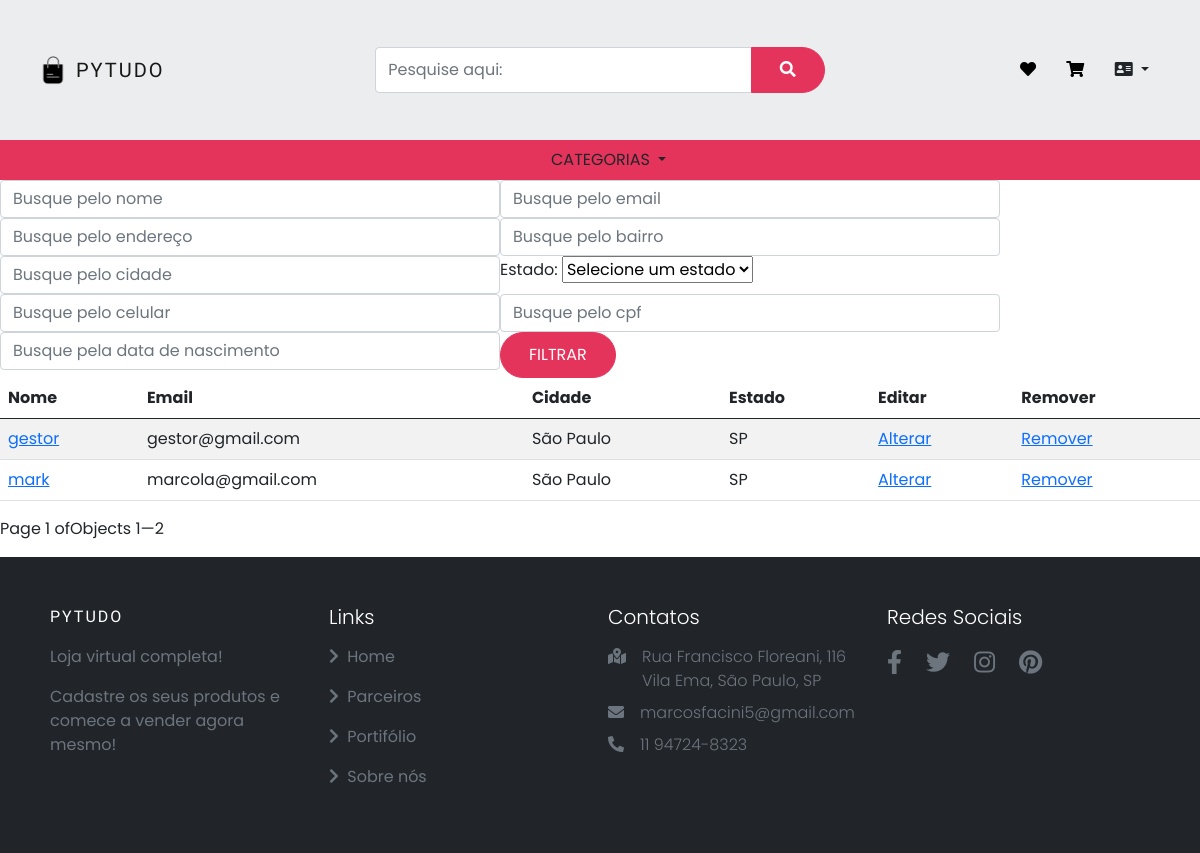
The page /usuarios/listar_usuarios/ on the database its author committed.
### usuarios/models.py (models this page shows, shortened)
class Usuarios(models.Model):
    ESTADOS_BRASILEIROS = (
        ('AC', 'Acre'),
        ('AL', 'Alagoas'),
        ('AP', 'Amapá'),
        ('AM', 'Amazonas'),
        ('BA', 'Bahia'),
        ('CE', 'Ceará'),
        ('DF', 'Distrito Federal'),
        ('ES', 'Espírito Santo'),
        ('GO', 'Goiás'),
        ('MA', 'Maranhão'),
        ('MT', 'Mato Grosso'),
        ('MS', 'Mato Grosso do Sul'),
        ('MG', 'Minas Gerais'),
        ('PA', 'Pará'),
        ('PB', 'Paraíba'),
        ('PR', 'Paraná'),
        ('PE', 'Pernambuco'),
        ('PI', 'Piauí'),
        ('RJ', 'Rio de Janeiro'),
        ('RN', 'Rio Grande do Norte'),
        ('RS', 'Rio Grande do Sul'),
        ('RO', 'Rondônia'),
        ('RR', 'Roraima'),
        ('SC', 'Santa Catarina'),
        ('SP', 'São Paulo'),
        ('SE', 'Sergipe'),
        ('TO', 'Tocantins'),
    )
    usuario = models.ForeignKey(settings.AUTH_USER_MODEL, on_delete=models.CASCADE)
    nome = models.CharField(max_length=40)
    cpf = CPFField('CPF')
    data_de_nascimento = models.DateField()
    celular = PhoneNumberField(null=False, blank=False)
    endereco = models.CharField(max_length=50)
    numero_endereco = models.CharField(max_length=10)
    complemento = models.CharField(max_length=50, blank=True, null= True)
    bairro = models.CharField(max_length=30)
    cidade = models.CharField(max_length=30)
    estado = models.CharField(max_length=2, choices=ESTADOS_BRASILEIROS)
    data_atualizacao = models.DateTimeField(auto_now=True, null=True)

### usuarios/views.py (the view)
# urls.py: path('listar_usuarios/', views.listar_usuarios, name='listar_usuarios'),
@has_permission_decorator('gerenciar_usuarios')
def listar_usuarios(request):
    usuarios = Usuarios.objects.all()
    nome_filtrar = request.GET.get('nome')
    if nome_filtrar:
        usuarios = usuarios.filter(nome__icontains=nome_filtrar)
    email_filtrar = request.GET.get('email')
    if email_filtrar:
        usuarios = usuarios.filter(usuario__email__icontains=email_filtrar)
    endereco_filtrar = request.GET.get('endereco')
    if endereco_filtrar:
        usuarios = usuarios.filter(endereco__icontains=endereco_filtrar)
    bairro_filtrar = request.GET.get('bairro')
    if bairro_filtrar:
        usuarios = usuarios.filter(bairro__icontains=bairro_filtrar)
    cidade_filtrar = request.GET.get('cidade')
    if cidade_filtrar:
        usuarios = usuarios.filter(cidade__icontains=cidade_filtrar)
    estado_filtrar = request.GET.get('estado')
    if estado_filtrar:
        usuarios = usuarios.filter(estado=estado_filtrar)
    celular_filtrar = request.GET.get('celular')
    if celular_filtrar:
        usuarios = usuarios.filter(celular=celular_filtrar)
    cpf_filtrar = request.GET.get('cpf')
    if cpf_filtrar:
        usuarios = usuarios.filter(cpf=cpf_filtrar)
    data_de_nascimento_filtrar = request.GET.get('data_de_nascimento')
    if data_de_nascimento_filtrar:
        data_convertida = datetime.strptime(data_de_nascimento_filtrar, "%d/%m/%Y").strftime('%Y-%m-%d')
        usuarios = usuarios.filter(data_de_nascimento=data_convertida)
    usuarios_ordenados = usuarios.order_by('-id')
    paginacao = Paginator(usuarios_ordenados, 4)
    page = request.GET.get('page')
    usuarios_paginados = paginacao.get_page(page)
    return render(request, 'listar_usuarios.html', {'usuarios_paginados': usuarios_paginados})

### usuarios/templates/listar_usuarios.html (shortened to what this page needs)
{% extends 'base.html' %}
{% load static %}
{% load filtros %}
{% block 'head' %}
    <link href="{% static 'usuarios/css/listar_usuarios.css' %}" rel="stylesheet">
{% endblock %}
{% block 'body' %}
    <form action="#" method="GET"> {% csrf_token %}
        <div class="row">
            <div class="col-md-5">
                <input type="text" placeholder="Busque pelo nome" class="form-control" name="nome">
            </div>
            <div class="col-md-5">
                <input type="text" placeholder="Busque pelo email" class="form-control" name="email">
            </div>
            <div class="col-md-5">
                <input type="text" placeholder="Busque pelo endereço" class="form-control" name="endereco">
            </div>
            <div class="col-md-5">
                <input type="text" placeholder="Busque pelo bairro" class="form-control" name="bairro">
            </div>
            <div class="col-md-5">
                <input type="text" placeholder="Busque pelo cidade" class="form-control" name="cidade">
            </div>
            <div class="col-md-5">
                <label for="estado">Estado:</label>
                <select name="estado">
                    <option value="" selected disabled>Selecione um estado</option>
                </select>
            </div>
            <div class="col-md-5">
                <input type="text" id="celular" placeholder="Busque pelo celular" class="form-control" name="celular">
            </div>
            <div class="col-md-5">
                <input type="text" id="cpf" placeholder="Busque pelo cpf" class="form-control" name="cpf">
            </div>
            <div class="col-md-5">
                <input type="text" id="data_de_nascimento" placeholder="Busque pela data de nascimento" class="form-control" name="data_de_nascimento">
            </div>
            <div class="col-md-3">
                <input type="submit" value="FILTRAR" class="btn btn-primary">
            </div>
        </div>
    </form>
    <table class="table table-striped">
        <thead>
          <tr>
            <th scope="col">Nome</th>
            <th scope="col">Email</th>
            <th scope="col">Cidade</th>
            <th scope="col">Estado</th>
            <th scope="col">Editar</th>
            <th scope="col">Remover</th>
          </tr>
        </thead>
        <tbody>
            {% for usuario in usuarios_paginados %}
                <tr>
                    <td><a href="{% url 'ver_usuario' usuario.id %}">{{ usuario.nome}}</a></td>
                    <td>{{ usuario.usuario}}</td>
                    <td>{{ usuario.cidade}}</td>
                    <td>{{ usuario.estado}}</td>
                    <td><a href="{% url 'atualizar_usuario' usuario.id %}">Alterar</a></td>
                    <td><a href="{% url 'excluir_usuario' usuario.id %}">Remover</a></td>
                </tr>
            {% endfor %}
        </tbody>
    </table>
        <div class="pagination">
            Page {{ usuarios_paginados.number }} of {{ paginator.num_pages }}
            <p>Objects {{ usuarios_paginados.start_index }}—{{ usuarios_paginados.end_index }}</p>
        </div>
{% endblock %}

### pytudo/templates/static/base/css/base.css (style rules this page uses)
:root { --lg-font: 'Kaisei Tokumin', serif; --sm-font: 'Poppins', sans-serif; --pink: #e5345b; }
body { font-family: var(--sm-font); background-color: #fff; }
.row { --bs-gutter-x: 0rem; }
.btn:not(.nav-btns button) { background-color: var(--pink); color: #fff; padding: 10px 28px; border-radius: 25px; border-color: var(--pink); }

### rows shown on the page
Usuarios: nome "gestor", usuario "gestor@gmail.com", cidade "São Paulo", estado "SP"
Usuarios: nome "mark", usuario "marcola@gmail.com", cidade "São Paulo", estado "SP"

### other values the page prints
{{ usuarios_paginados.number }} "1"
{{ usuarios_paginados.start_index }} "1"
{{ usuarios_paginados.end_index }} "2"
